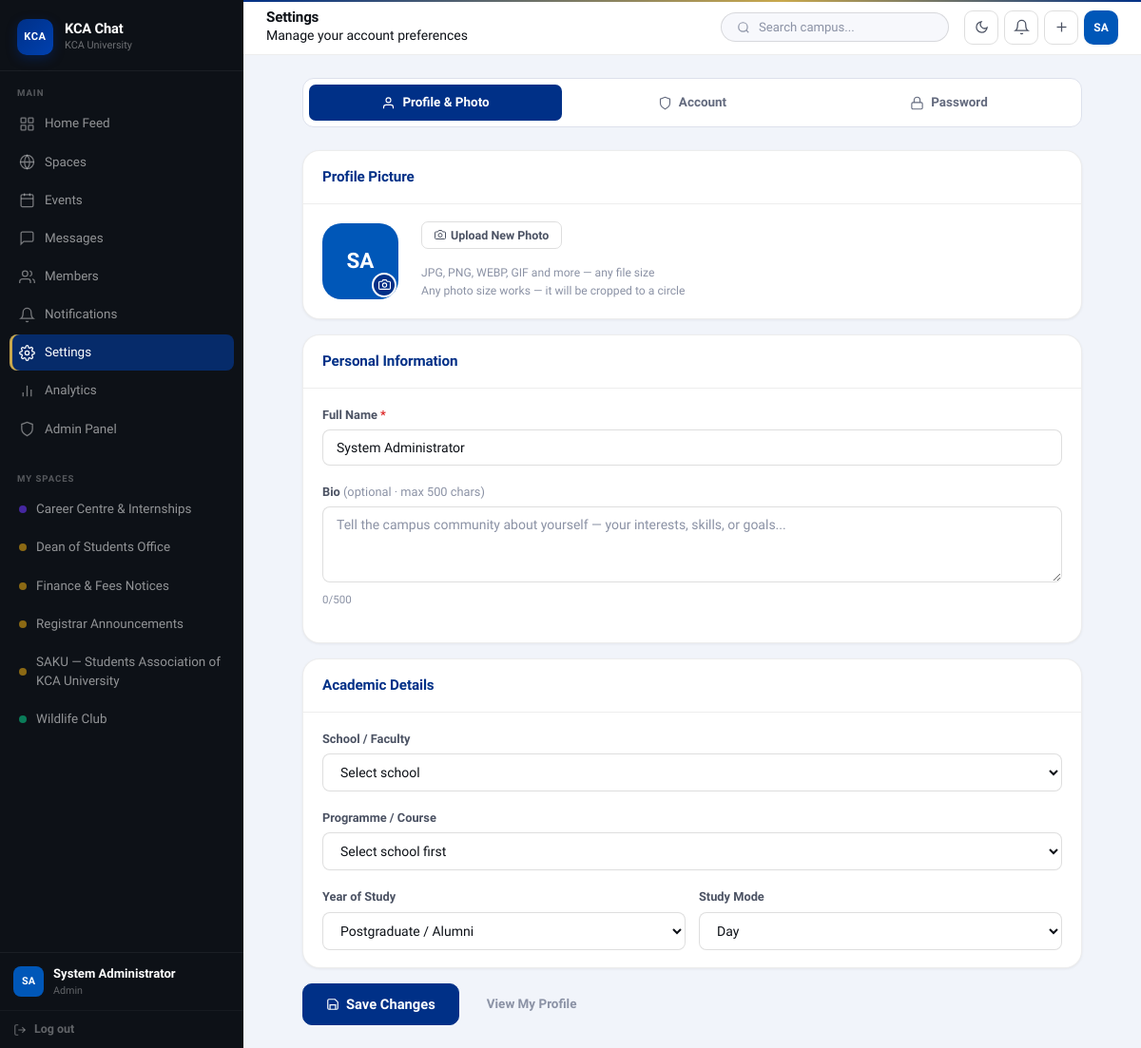
Page /pages/settings.php (signed in) on the committed database.
### tables this page shows
CREATE TABLE spaces (
    id          INT AUTO_INCREMENT PRIMARY KEY,
    name        VARCHAR(120) NOT NULL,
    slug        VARCHAR(120) UNIQUE NOT NULL,
    description TEXT,
    type        ENUM('academic','club','administrative','co-curricular','professional') DEFAULT 'academic',
    school      VARCHAR(160) DEFAULT NULL,
    banner      VARCHAR(255) DEFAULT NULL,
    created_by  INT NOT NULL,
    is_private  TINYINT(1) DEFAULT 0,
    is_active   TINYINT(1) DEFAULT 1,
    created_at  DATETIME DEFAULT CURRENT_TIMESTAMP,
    FOREIGN KEY (created_by) REFERENCES users(id) ON DELETE CASCADE
);

CREATE TABLE users (
    id            INT AUTO_INCREMENT PRIMARY KEY,
    student_id    VARCHAR(30) UNIQUE,
    full_name     VARCHAR(120) NOT NULL,
    email         VARCHAR(160) UNIQUE,
    password_hash VARCHAR(255) NOT NULL,
    role          ENUM('student','staff','admin') DEFAULT 'student',
    school        VARCHAR(160) DEFAULT NULL,
    department    VARCHAR(200) DEFAULT NULL,
    course        VARCHAR(200) DEFAULT NULL,
    year_of_study TINYINT DEFAULT 1,
    study_mode    ENUM('day','evening','weekend','distance','online') DEFAULT 'day',
    bio           TEXT,
    avatar        VARCHAR(255) DEFAULT NULL,
    is_active     TINYINT(1) DEFAULT 1,
    is_online     TINYINT(1) DEFAULT 0,
    last_seen     DATETIME DEFAULT NULL,
    created_at    DATETIME DEFAULT CURRENT_TIMESTAMP,
    updated_at    DATETIME DEFAULT CURRENT_TIMESTAMP ON UPDATE CURRENT_TIMESTAMP
);

### pages/settings.php (the view, shortened to what the rows shown need)
<?php
$pageTitle    = 'Settings';
$activeNav    = 'settings';
require_once __DIR__ . '/../includes/header.php';
$tab     = $_GET['tab'] ?? 'profile';
?>
<div style="max-width:820px;margin:0 auto">
  <?php if ($tab === 'profile'): ?>
  <form method="POST" enctype="multipart/form-data">
    <div class="card" style="margin-bottom:16px">
      <div class="card-header"><h3>Profile Picture</h3></div>
      <div class="card-body">
        <div style="display:flex;align-items:center;gap:24px;flex-wrap:wrap">
          <div style="position:relative;flex-shrink:0">
            <div class="avatar avatar-xl" id="avatar-display" style="background:<?= $avatarBg ?>;cursor:pointer" onclick="document.getElementById('avatar-file').click()" title="Click to change photo">
              <?php if ($user['avatar']): ?>
                <img src="<?= UPLOAD_URL . sanitize($user['avatar']) ?>" alt="" id="avatar-img" style="width:100%;height:100%;border-radius:50%;object-fit:cover">
              <?php else: ?>
                <span id="avatar-initials-display"><?= $initials ?></span>
              <?php endif; ?>
            </div>
            <div onclick="document.getElementById('avatar-file').click()" style="position:absolute;bottom:2px;right:2px;width:26px;height:26px;background:var(--kca-navy);border-radius:50%;border:2px solid white;display:flex;align-items:center;justify-content:center;cursor:pointer" title="Change photo">
              <svg viewBox="0 0 24 24" fill="none" stroke="white" stroke-width="2" width="13" height="13"><path d="M23 19a2 2 0 0 1-2 2H3a2 2 0 0 1-2-2V8a2 2 0 0 1 2-2h4l2-3h6l2 3h4a2 2 0 0 1 2 2z"/><circle cx="12" cy="13" r="4"/></svg>
            </div>
          </div>
          <div>
            <button type="button" class="btn btn-outline btn-sm" onclick="document.getElementById('avatar-file').click()" style="margin-bottom:8px">
              <svg viewBox="0 0 24 24" fill="none" stroke="currentColor" stroke-width="2" width="14" height="14"><path d="M23 19a2 2 0 0 1-2 2H3a2 2 0 0 1-2-2V8a2 2 0 0 1 2-2h4l2-3h6l2 3h4a2 2 0 0 1 2 2z"/><circle cx="12" cy="13" r="4"/></svg>
              Upload New Photo
            </button>
            <p style="font-size:.76rem;color:var(--gray-400);margin-top:8px;line-height:1.6">
              JPG, PNG, WEBP, GIF and more — any file size<br>
              Any photo size works — it will be cropped to a circle
            </p>
          </div>
        </div>
      </div>
    </div>
    <div class="card" style="margin-bottom:16px">
      <div class="card-header"><h3>Personal Information</h3></div>
      <div class="card-body">
        <div class="form-group">
          <label>Full Name <span style="color:var(--danger)">*</span></label>
          <input type="text" name="full_name" class="form-control" value="<?= sanitize($user['full_name']) ?>" required placeholder="Your full name">
        </div>
        <div class="form-group">
          <label>Bio <span style="font-weight:400;color:var(--gray-400)">(optional · max 500 chars)</span></label>
          <textarea name="bio" class="form-control" rows="3" placeholder="Tell the campus community about yourself — your interests, skills, or goals..." style="resize:vertical"><?= sanitize($user['bio'] ?? '') ?></textarea>
          <div style="font-size:.72rem;color:var(--gray-400);margin-top:4px" id="bio-counter"><?= strlen($user['bio'] ?? '') ?>/500</div>
        </div>
      </div>
    </div>
    <div class="card" style="margin-bottom:16px">
      <div class="card-header"><h3>Academic Details</h3></div>
      <div class="card-body">
        <div class="form-group">
          <label>School / Faculty</label>
          <select name="department" id="dept-select" class="form-control" onchange="loadSettingsCourses(this.value)">
            <option value="">Select school</option>
          </select>
        </div>
        <div class="form-group">
          <label>Programme / Course</label>
          <select name="course" id="course-select-settings" class="form-control">
            <option value="">Select school first</option>
          </select>
        </div>
        <div style="display:grid;grid-template-columns:1fr 1fr;gap:14px">
          <div class="form-group" style="margin-bottom:0">
            <label>Year of Study</label>
            <select name="year_of_study" class="form-control">
              <?php foreach (KCA_YEAR_OPTIONS as $val => $lbl): ?>
                <option value="<?= $val ?>" <?= ($user['year_of_study']??1)==$val?'selected':'' ?>><?= $lbl ?></option>
              <?php endforeach; ?>
            </select>
          </div>
          <div class="form-group" style="margin-bottom:0">
            <label>Study Mode</label>
            <select name="study_mode" class="form-control">
              <option value="day"      <?= ($user['study_mode']??'day')==='day'?'selected':'' ?>>Day</option>
            </select>
          </div>
        </div>
      </div>
    </div>
    <div style="display:flex;gap:10px;align-items:center">
      <button type="submit" class="btn btn-primary btn-lg">
        <svg viewBox="0 0 24 24" fill="none" stroke="currentColor" stroke-width="2" width="16" height="16"><path d="M19 21H5a2 2 0 0 1-2-2V5a2 2 0 0 1 2-2h11l5 5v11a2 2 0 0 1-2 2z"/><polyline points="17,21 17,13 7,13 7,21"/></svg>
        Save Changes
      </button>
      <a href="<?= SITE_URL ?>/pages/profile.php" class="btn btn-ghost">View My Profile</a>
    </div>
  </form>
  <?php endif; ?>
</div>
<?php
require_once __DIR__ . '/../includes/footer.php';
?>

### includes/header.php (shortened to what the rows shown need)
<?php
require_once __DIR__ . '/../config/auth.php';
$user = requireLogin();
$initials   = avatarInitials($user['full_name']);
$avatarBg   = avatarColor($user['id']);
$mySpaces = DB::rows(
    "SELECT s.id, s.name, s.type FROM spaces s
     JOIN space_members sm ON sm.space_id = s.id
     WHERE sm.user_id = ? AND s.is_active = 1 ORDER BY s.name LIMIT 8",
    [$user['id']]
);
$spaceTypeColors = [
    'academic'       => '#003087',
    'club'           => '#0A7C59',
    'social'         => '#0A7C59',
    'administrative' => '#8B6914',
    'co-curricular'  => '#4527A0',
    'professional'   => '#C42B2B',
];
?>
<!DOCTYPE html>
<html lang="en">
<head>
  <link rel="stylesheet" href="<?= SITE_URL ?>/assets/css/main.css">
</head>
<body>
<aside class="sidebar" id="sidebar">
  <nav class="sidebar-nav">
    <?php if (!empty($mySpaces)): ?>
    <?php foreach ($mySpaces as $sp):
      $spColor = $spaceTypeColors[$sp['type']] ?? '#003087'; ?>
    <a href="<?= SITE_URL ?>/pages/space_view.php?id=<?= $sp['id'] ?>" class="nav-link space-link <?= ($activeNav==='space-'.$sp['id'])?'active':'' ?>">
      <span class="sidebar-space-dot" style="background:<?= $spColor ?>"></span>
      <span class="link-text"><?= sanitize($sp['name']) ?></span>
    </a>
    <?php endforeach; ?>
    <?php endif; ?>
  </nav>
  <a href="<?= SITE_URL ?>/pages/profile.php" class="sidebar-user">
    <div class="avatar avatar-sm" style="background:<?= $avatarBg ?>">
      <?php if ($user['avatar']): ?>
        <img src="<?= UPLOAD_URL . sanitize($user['avatar']) ?>" alt="">
      <?php else: ?>
        <?= $initials ?>
      <?php endif; ?>
    </div>
    <div>
      <div class="user-name"><?= sanitize($user['full_name']) ?></div>
      <div class="user-role"><?= ucfirst($user['role']) ?></div>
    </div>
  </a>
</aside>
<header class="topbar">
  <div class="topbar-title">
    <h1><?= sanitize($pageTitle ?? 'KCA Chat') ?></h1>
  </div>
  <div class="topbar-actions">
    <button class="theme-toggle" id="theme-toggle-btn" onclick="toggleTheme()" title="Toggle dark/light mode">
      <svg id="theme-icon-moon" viewBox="0 0 24 24" fill="none" stroke="currentColor" stroke-width="2"><path d="M21 12.79A9 9 0 1 1 11.21 3 7 7 0 0 0 21 12.79z"/></svg>
    </button>
    <button class="icon-btn" data-toggle-notif onclick="toggleNotifPanel()" title="Notifications">
      <svg viewBox="0 0 24 24" fill="none" stroke="currentColor" stroke-width="1.8"><path d="M18 8A6 6 0 0 0 6 8c0 7-3 9-3 9h18s-3-2-3-9"/><path d="M13.73 21a2 2 0 0 1-3.46 0"/></svg>
    </button>
    <a href="<?= SITE_URL ?>/pages/post_create.php" class="icon-btn" title="Create post">
      <svg viewBox="0 0 24 24" fill="none" stroke="currentColor" stroke-width="1.8"><line x1="12" y1="5" x2="12" y2="19"/><line x1="5" y1="12" x2="19" y2="12"/></svg>
    </a>
    <a href="<?= SITE_URL ?>/pages/profile.php" class="avatar-btn" style="background:<?= $avatarBg ?>">
      <?php if ($user['avatar']): ?>
        <img src="<?= UPLOAD_URL . sanitize($user['avatar']) ?>" alt="" style="width:100%;height:100%;border-radius:50%;object-fit:cover;">
      <?php else: ?>
        <?= $initials ?>
      <?php endif; ?>
    </a>
  </div>
</header>
<div class="app-body">

### rows in the picture
spaces: name "Career Centre & Internships"
spaces: name "Dean of Students Office"
spaces: name "Finance & Fees Notices"
spaces: name "Registrar Announcements"
spaces: name "SAKU — Students Association of KCA University"
spaces: name "Wildlife Club"
users: full_name "SA", full_name "System Administrator", role "Admin", bio "0", year_of_study "Postgraduate / Alumni"

### other values in the picture
$pageTitle "Settings"
$pageSubtitle "Manage your account preferences"
$tLabel "Profile & Photo"
$tLabel "Account"
$tLabel "Password"
